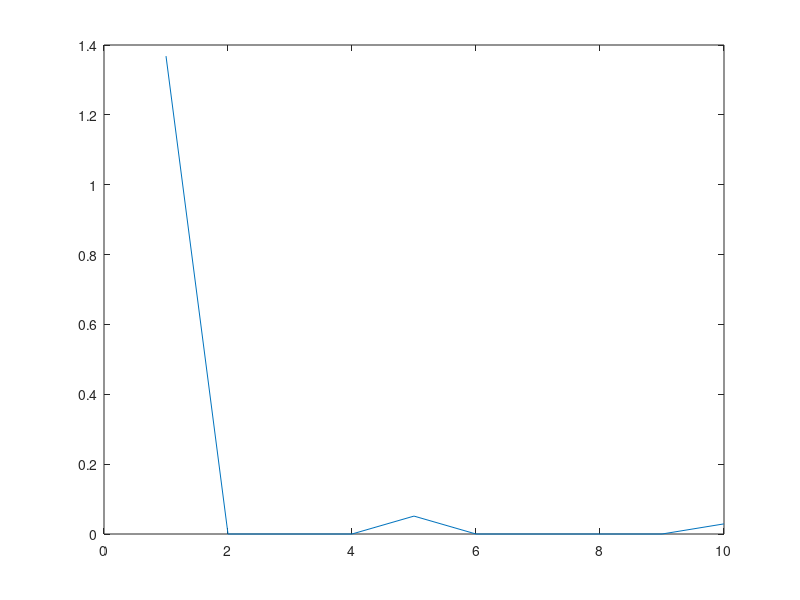
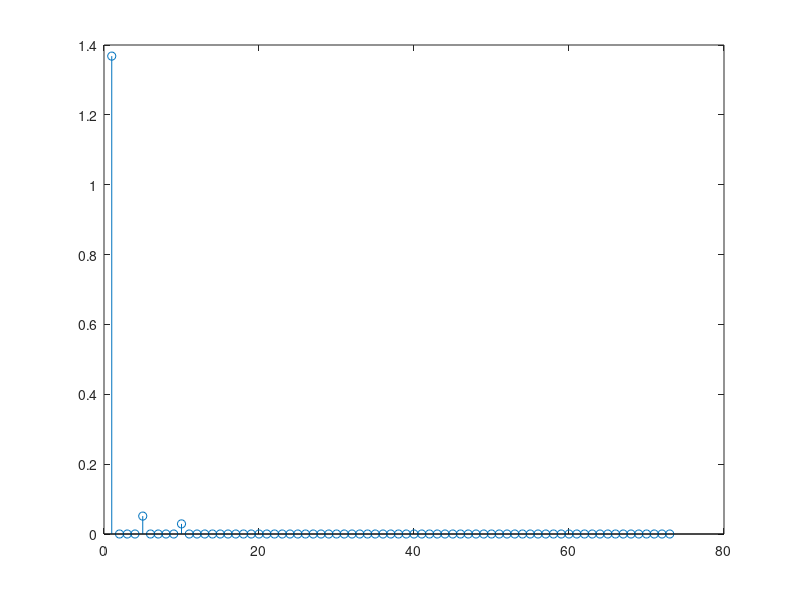
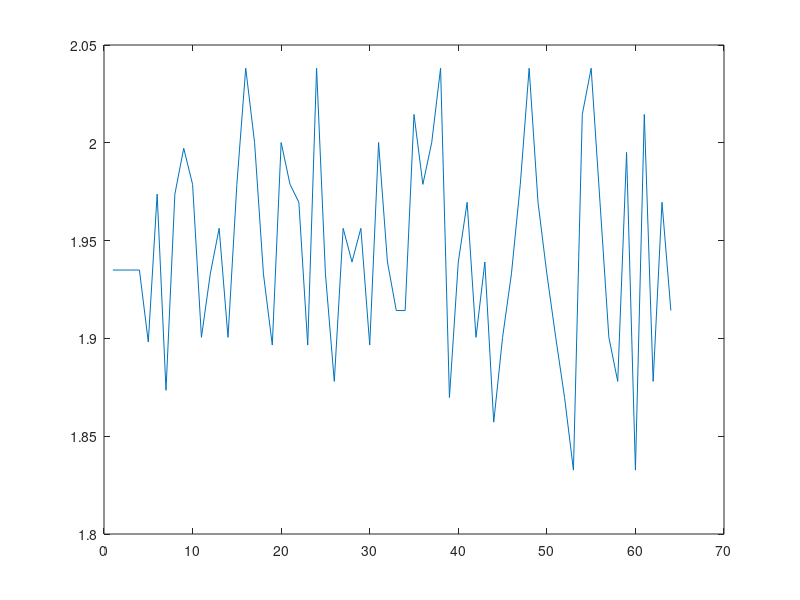
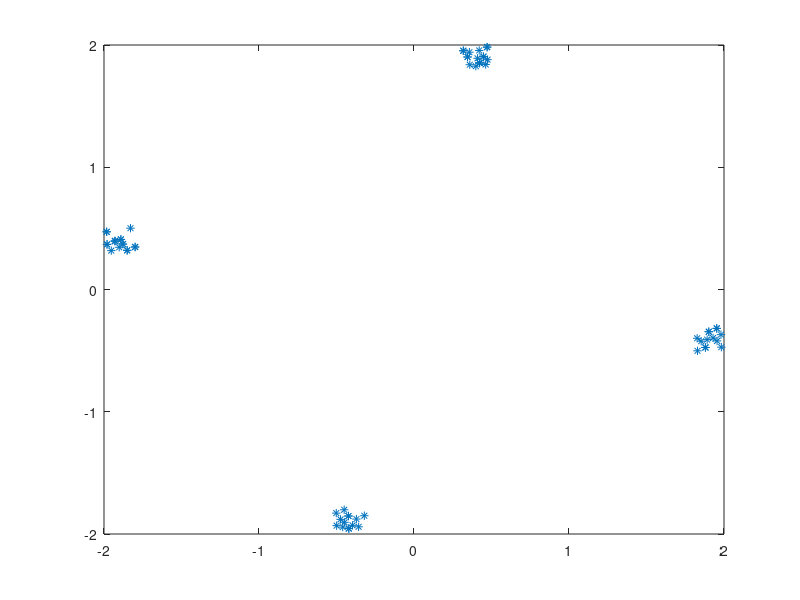

Recreate these plots in MATLAB, in order.
%code to simulate a QPSK signal through multipath Rayleigh channel

%2024.03.26
%04.07 conv size fix

clear all, clc, close all

signal_length = 64;
SNR_dB = 20;

%QPSK signal
signal_r=2*(rand([signal_length,1])>0.5)-1;
signal_i=2*(rand([signal_length,1])>0.5)-1;
QPSK=signal_r+1i*signal_i;
size(QPSK)

%figure
%plot(real(QPSK), imag(QPSK), "*")

%add AWGN noise
%signal_power = sum(abs(QPSK).^2)/length(QPSK);
signal_power = ((QPSK)' *(QPSK) ) / signal_length;
n0 = sqrt(0.5)*(randn(1,length(QPSK))+1i*randn(1,length(QPSK)));
noise_power_lin = signal_power*10^(-SNR_dB/10);
noise = sqrt(noise_power_lin)*n0;
size(noise)

%--------
%multipath Rayleigh channel

path_delay=[1 5 10];
path_gain_db=[0 -20 -30];
%path_gain_db=[0 -99 -99]; %single path
L=length(path_delay);
h(path_delay(end)) = 1i*0;
path_gain_lin=10.^(path_gain_db/10);
temp=randn(1,L)+1i*randn(1,L);
%temp=ones(size(temp));
for k=1:L
  h(path_delay(k))=sqrt(path_gain_lin(k)/2).*real(temp(k))+1i*sqrt(path_gain_lin(k)/2).*imag(temp(k));
end %for

figure; plot(abs(h))

%plot channel profile
pulse1=zeros(size(QPSK)); pulse1(1)=1;
%h = [1 0 0 0 0.1];
ch = conv(pulse1, h)';
figure; stem(abs(ch))

fading = conv(QPSK, h)';
%fading=conv(QPSK, h, "same")';
%fading=conv(QPSK, h, "valid")';
fading = fading(1:length(QPSK)); %conv size fix
size(fading)

figure; plot(abs(fading))


%--------
figure; plot(real(fading), imag(fading), "*")


%add AWGN noise
received = fading+noise; %received signal (channel & noise)
size(received)

figure
plot(real(received), imag(received), "*")

figure
%original signal
subplot(211)
hold on
plot(abs(QPSK))
plot(real(QPSK))
plot(imag(QPSK))
plot(abs(noise))

%received signal (channel & noise)
subplot(212)
hold on
plot(abs(received))
plot(real(received))
plot(imag(received))

disp("DONE")
%{

%}